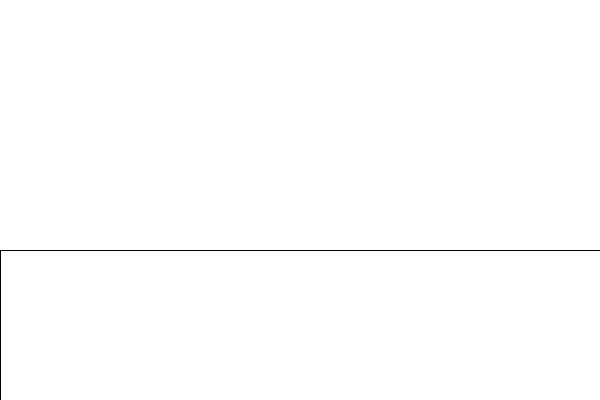
Frame 1 (no input)
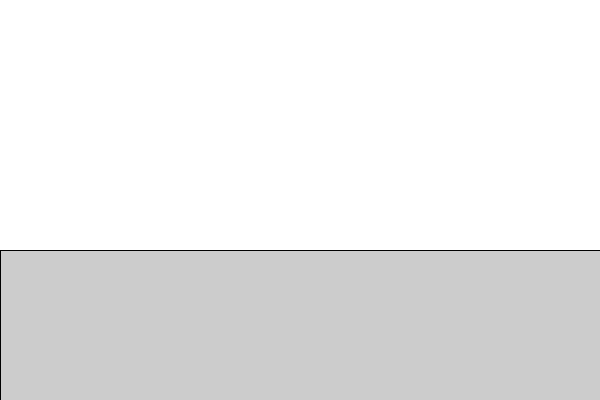
Frame 60 (the mouse pressed at the canvas centre just before this capture)
Frame 120 (the mouse held since frame 60 and released just before this capture): identical to frame 60, image omitted

The Processing sketch that drew these frames (run headless with seeded random() and noise(); from frame 60 on, the mouse is pressed at the canvas centre):

// Processing sketch: ball_speed_challenge
// ── ball_speed_challenge.pde
void setup(){
  size(600,400);
  //b=new Ball();
}

void draw(){
  background(255);
  rect(0,250,600,400);
  fill(204);
}

// ── Ball.pde
class Ball{
  PVector location;
  PVector velocity;
  Ball(){
    location=new PVector(width/2,height/2);
    velocity=new PVector(2.5,-2);
  }
  
  void move(){
    location.add(velocity);
  }
  
  void bounce(){
    if(location.x>=width || location.x<0){
      velocity.x=velocity.x*-1;
    }
    if(location.y>=height || location.y<0){
      velocity.y=velocity.y*-1;
    }
  }
  
  void display(){
    fill(0,255,0);
    ellipse(location.x,location.y,40,40);
  }
}
